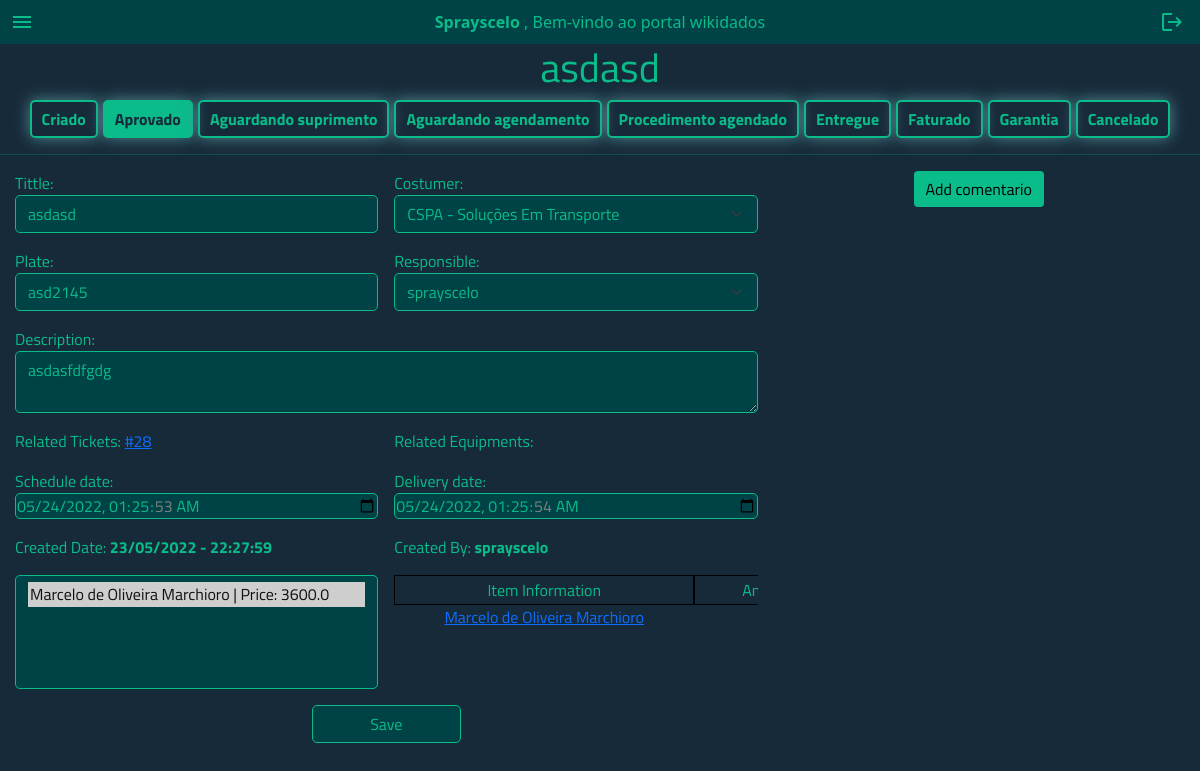
Screenshot of /serviceOrder/3 (signed in) with the database file from the repository.
### FinalProject/models.py (models this page shows, shortened)
class User(AbstractUser):
    costumer = models.ForeignKey(Costumer, on_delete=models.CASCADE, default="", blank=True, null=True)

class serviceOrder(models.Model):
    tittle = models.CharField(max_length=30, default="")
    status = models.CharField(choices=statusOsChoices, max_length=50, default="")
    description = models.TextField(blank=True)
    costumer = models.ForeignKey(Costumer, on_delete=models.CASCADE)
    plate = models.CharField(max_length=8, default="")
    responsible = models.ForeignKey(User, on_delete=models.CASCADE, related_name="osResponsible")
    createDate = models.DateTimeField(auto_now_add=True)
    createdBy = models.ForeignKey(User, on_delete=models.CASCADE, related_name="osCreator")
    schedule = models.DateTimeField(blank=True, null=True)
    deliveryDate = models.DateTimeField(blank=True, null=True)
    product = models.ForeignKey(Product, on_delete=models.CASCADE)
    relatedTicket = models.ManyToManyField(Ticket, related_name="ticketRelated")
    relatedService = models.ManyToManyField(Service, related_name="serviceRelated")
    relatedEquipment = models.ManyToManyField(Equipment, blank=True, related_name="equipmentRelated")
    comments = models.ManyToManyField(Comment, default="", blank=True, related_name="relatedServiceOrder")

class Costumer(models.Model):
    type = models.CharField(max_length=255, choices=costumerTypeChoices)
    name = models.CharField(max_length=255, blank=False)
    priority = models.CharField(choices=priorityChoices, default=1, max_length=1)
    phone = models.CharField(max_length=11, blank=True, null=True)
    CNPJ = models.CharField(blank=False, max_length=14, unique=True)
    email = models.EmailField(max_length=255, blank=False, unique=True)
    createDate = models.DateField(auto_now_add=True)
    state = models.CharField(max_length=50, default="")
    city = models.CharField(max_length=50, default="")
    address = models.CharField(max_length=50, default="")
    zCode = models.CharField(max_length=8, default="")

class Ticket(models.Model):
    tittle = models.CharField(max_length=30, default="")
    priority = models.CharField(choices=priorityChoices, max_length=1)
    group = models.CharField(max_length=255, choices=ticketGroup, default="Support")
    status = models.CharField(max_length=255,choices=ticketStatusChoices, default="Open")
    description = models.TextField(blank=False)
    costumer = models.ForeignKey(Costumer, on_delete=models.CASCADE, related_name="ticketCostumer")
    plate = models.CharField(max_length=8, default="")
    responsible = models.ForeignKey(User, on_delete=models.CASCADE, related_name="ticketResponsible", null=True, blank=True)
    createDate = models.DateTimeField(auto_now_add=True)
    createdBy = models.ForeignKey(User, on_delete=models.CASCADE, related_name="ticketCreator")
    endDate = models.DateTimeField(blank=True, null=True)
    analyzedIten = models.CharField(choices=AnalyzedItens, max_length=255, default="")
    actionMade = models.CharField(choices=ActionMade, max_length=255, default="")
    plataform = models.CharField(choices=Plataform, max_length=255, default="")
    solution = models.TextField(default="")
    score = models.IntegerField(default=0)
    document = models.FileField(null=True, blank=True, upload_to=f'ticket/')
    comments = models.ManyToManyField(Comment, default="", blank=True, related_name="relatedTicket")

class Service(models.Model):
    name = models.CharField(max_length=50, default="")
    status = models.CharField(max_length=50, choices=serviceStatus)
    categorie = models.CharField(max_length=50, choices=serviceCategories)
    price = models.FloatField()
    description = models.TextField(default="")
    createdBy = models.ForeignKey(User, on_delete=models.CASCADE)
    createdDate = models.DateTimeField(auto_now_add=True)
    comments = models.ManyToManyField(Comment, default="", blank=True, related_name="relatedServices")

### FinalProject/views.py (the view, shortened to what this page needs)
def serviceOrdersDetails(request, serviceOrderID):
   serviceOrderDetails = serviceOrder.objects.get(id=serviceOrderID)
   newComment(request, serviceOrderID, serviceOrder)
   if request.method == "PUT":
      data = json.loads(request.body)
      serviceOrder.objects.filter(id=serviceOrderID).update(status=data["newStatus"])
   return render(request,"final/serviceOrder.html", {
      "serviceOrdersDetails": serviceOrderDetails,
      "serviceOrdersStatusChoices": statusOsChoices,
      "allCostumers": Costumer.objects.all(),
      "users": Users,
      "allServices": [svc for svc in Service.objects.all()]
   })

### FinalProject/views.py (called while the page is built)
def newComment(request, moduleID, module):
   if "commentContent" in request.POST:
         newComment = Comment(user=request.user, content=request.POST.get("commentContent", False))
         newComment.save()
         CommentLink = module.objects.get(id=moduleID)
         CommentLink.comments.add(newComment)
         CommentLink.save()

### FinalProject/templates/final/serviceOrder.html (shortened to what this page needs)
{%extends "final/layout.html" %}
{% load static %}
{%block serviceOrder %}
{% if allServiceOrders %}
<h1 class="text-center"> Service Orders</h1>
<div>
    <div id="serviceOrderHeader">
        <span> ID </span>
        <span> Tittle </span>
        <span> Status </span>
        <span> Costumer </span>
        <span> Plate </span>
        <span> CreateDate </span>
        <span> Schedule </span>
    </div>
    {% for so in allServiceOrders %}
    <div id="allServiceOrder">
        <a href="{% url 'serviceOrdersDetails' so.id %}" class="btn btn-light">
            <span>{{ so.id }}</span>
            <span>{{ so.tittle }}</span>
            <span>{{ so.status }}</span>
            <span>{{ so.costumer.name }}</span>
            <span>{{ so.plate }}</span>
            <span>{{ so.createDate|date:"d/m/Y - H:i:s" }}</span>
            <span>{{ so.schedule|date:"d/m/Y - H:i:s" }}</span>
        </a>
    </div>
    {%endfor%}
</div>
{% elif serviceOrdersDetails %}
<div data-pageID="serviceOrdersDetails.id" id="mainServiceOrderContainer">
    <div class="text-center">
        <h1> {{ serviceOrdersDetails.tittle }}</h1>
    </div>
    <div class="text-center " id="serviceOrdersStatusContainer">
        {% for status in serviceOrdersStatusChoices%}
            <button type="button" data-status="{{ serviceOrdersDetails.status }}" name="serviceOrderDetailsStatus" id="serviceOrderDetailsStatus" class="neonButton">{{ status.0 }}</button>
        {% endfor %}
    </div>
    <hr>
    <div id="serviceOrderDetailsContainer">
        <div id="ServiceOrdersForm">
            <form action="{% url 'serviceOrdersDetails' serviceOrdersDetails.id %}" method="POST" >
                <label for="">Tittle:
                    <input class="form-control" type="text" name="serviceOrderDetailsTittle" value="{{serviceOrdersDetails.tittle }}" id="">
                </label>
                <label for=""> Costumer:
                    <select class="form-select" name="serviceOrderDetailsCostumer" id="">
                        {% for costumer in allCostumers %}
                        <option value="{{ costumer.id }}"
                        {% if costumer.name == serviceOrdersDetails.costumer.name %} selected {% endif%}>
                        {{ costumer.name }}
                        </option>
                    {% endfor %}
                </select>
            </label>
            <label for="serviceOrderDetailsPlate">Plate:
                <input class="form-control" type="text" name="serviceOrderDetailsPlate" id="serviceOrderDetailsPlate" value="{{ serviceOrdersDetails.plate }}">
            </label>
            <label id="serviceOrderDetailsDescription" for="serviceOrderDetailsDescription">Description:
                <textarea class="form-control" name="serviceOrderDetailsDescription" id="serviceOrderDetailsDescription" cols="" rows="2">{{ serviceOrdersDetails.description }}</textarea>
            </label>
            <label for=""> Responsible:
                    <select class="form-select" name="serviceOrderDetailsResponsible" id="">
                        {% for responsible in users %}
                        <option value="{{ responsible.id }}"
                            {% if responsible.username in serviceOrdersDetails.responsible.username %}selected{% endif %}>
                                {{ responsible.username }}
                        </option>
                        {% endfor%}
                    </select>
                </label>
                <label for=""> Related Tickets:
                    {% for relatedTickets in serviceOrdersDetails.relatedTicket.all%}
                        <a href="">#{{ relatedTickets.id }}</a>
                    {% endfor%}
                </label>
                <label for="">Related Equipments:
                </label>
                <label  id="serviceOrderDetailsSchedule" for="">
                    Schedule date:
                    <input type="datetime-local" name="serviceOrderDetailsSchedule" value="{{ serviceOrdersDetails.schedule|date:'Y-m-d' }}T{{ serviceOrdersDetails.schedule|time:'H:i:s' }}">
                </label>
                <label for="">Delivery date:
                    <input type="datetime-local" name="serviceOrderDetailsDelivery" id="" value="{{ serviceOrdersDetails.deliveryDate|date:'Y-m-d' }}T{{ serviceOrdersDetails.deliveryDate|time:'H:i:s' }}">
                </label>
                <label for="">Created Date:
                    <strong> {{ serviceOrdersDetails.createDate|date:"d/m/Y - H:i:s" }} </strong>
                </label>
                <label for="">
                    Created By:
                    <strong> {{ serviceOrdersDetails.createdBy }} </strong>
                </label>
                <label id="serviceContents" for="">
                    <select class="form-select" multiple name="serviceContentSelected" id="SelectedServices">
                        {% for service in allServices %}
                        <option value="{{ service.id }}"
                        {% if service in serviceOrdersDetails.relatedService.all%} selected {% endif %}>
                        {{ service.name }} | Price: {{ service.price }}
                        </option>
                        {% endfor %}
                    </select>
                </label>
                <div id="serviceExibition">
                    <div class="text-center" id="serviceExibitionColum">
                        <span id="serviceExibitionColumInformation">Item Information</span>
                        <span>Amount</span>
                    </div>
                    {% for exibition in serviceOrdersDetails.relatedService.all %}
                    <div class="text-center" id="serviceExibitionItems">
                        <a href="" id="serviceExbitionName">{{ exibition.name }}</a>
                        <span>1</span>
                    </div>
                    {% endfor %}
                </div>
                <div id="saveButtonContainer" class="text-center">
                    <input class="btn btn-warning" type="submit" name="serviceOrderSave" id="saveButton" value="Save">
                </div>
            </form>
        </div>
        <div class="text-center">
            <button onclick="adicionarComentario(this)" id="adicionarComentario" class="btn btn-warning form-control">Add comentario</button>
        </div>
</div>
{% endif%}
<link rel="stylesheet" href="{% static 'serviceOrder.css' %}">
{%endblock%}

### FinalProject/templates/final/layout.html (shortened to what this page needs)
{%load static%}
<!DOCTYPE html>
<html lang="en">
<head>
    <link rel="stylesheet" href="{% static 'style.css' %}">
    <link href="https://cdn.jsdelivr.net/npm/bootstrap@5.1.3/dist/css/bootstrap.min.css" rel="stylesheet">
</head>
<body>
    <header id="mainHeader">
        <span data-status="closed" onclick="transition()" class="material-icons menu-icon"> menu </span>
        <span class="text-center"> <strong> {{ request.user|capfirst }} </strong>, Bem-vindo ao portal wikidados</span>
        <a href="{% url 'logout' %}"><span class="material-icons logout"> logout </span> </a>
    </header>
    <div id="LayoutContainer">
        {% block serviceOrder %}
        {% endblock %}
    </div>
</body>
</html>

### FinalProject/static/style.css (style rules this page uses)
:root { --cabecalho: #004346; --fundo: #172a3a; --letras: #09bc8a; --opacidade: 0 }
body, html { height: 100%; position: relative; }
#LayoutContainer { height: 100%; color: var(--letras); background-color: var(--fundo); font-family: 'Dongle', sans-serif; font-family: 'Nunito Sans', sans-serif; font-family: 'Playfair Display', serif; font-family: 'Titillium Web', sans-serif; }
#mainHeader { background-color: #004346; display: grid; grid-template-columns: 50px 1fr 50px; white-space: nowrap; }
.logout { text-decoration: none; text-align: end; }
header span { color: #09bc8a; position: relative; margin: 10px; }
.menu-icon { z-index: 2; width: max-content; cursor: pointer; }
.neonButton { color: var(--letras); background-color: transparent; padding: 5px 10px 5px 10px; font-weight: bold; border-radius: 5px; box-shadow: 0px 0px 1em 0 hsla(187, 29%, 44%, 1); border: solid 2px #09bc8a; position: relative; }
.neonButton::after { content: ''; background-color: var(--letras); position: absolute; bottom: 0; left: 0; width: 100%; height: 100%; transform: translateY(110%) perspective(1em) rotateX(40deg) scale(1, 0.30); filter: blur(1em); transition: filter 350ms ease-in-out; opacity: var(--opacidade); }
#adicionarComentario { height: fit-content; width: fit-content; vertical-align: top; background-color: var(--letras); border: none; }

### FinalProject/static/serviceOrder.css (style rules this page uses)
#serviceOrdersStatusContainer { display: flex; gap: 5px; flex-wrap: wrap; flex-grow: 1; place-items: center; justify-content: center; }
#ServiceOrdersForm form { display: grid; grid-template-columns: repeat(2, minmax(150px, 1fr)); place-items: center; gap: 1rem; }
#ServiceOrdersForm form * { width: 100%; }
#serviceOrderDetailsDescription { grid-row: 3/5; grid-column: 1/-1; }
#serviceOrderDetailsContainer { display: grid; margin: 15px; gap: 15px; grid-template-columns: 1.8fr 1fr; }
#serviceOrderDetailsContainer input, #serviceOrderDetailsContainer select, #serviceOrderDetailsContainer textarea { background-color: var(--cabecalho); color: var(--letra); border: solid .5px ; border-radius: 5px; }
#serviceContents { display: grid; grid-column: 1/2; place-items: center; }
#serviceExibition { position: relative; height: 100%; width: 100%; overflow: auto; }
#serviceExibitionColum, #serviceExibitionItems { display: grid; grid-template-columns: repeat(4, minmax(150px, 1fr)); width: 100%; }
#serviceExibitionColum span { border:black solid 1px; padding: 2px; }
#serviceExibitionColumInformation,#serviceExbitionName { grid-column: 1/3; }
#serviceExibitionItems span { white-space: nowrap; text-overflow: ellipsis; }
#saveButtonContainer { grid-column: -1/1; width: 100%; }
#saveButtonContainer input { max-width: 20%; }

### rows the page displays
User: user "Sprayscelo"
serviceOrder: tittle "asdasd", serviceOrderDetailsTittle "asdasd", serviceOrderDetailsCostumer "CSPA - Soluções Em Transporte", serviceOrderDetailsPlate "asd2145", serviceOrderDetailsDescription "asdasfdfgdg", serviceOrderDetailsResponsible "sprayscelo", serviceOrderDetailsSchedule "05/24/2022 01:25:53", serviceOrderDetailsDelivery "05/24/2022 01:25:54", createDate "23/05/2022 - 22:27:59", createdBy "sprayscelo", serviceContentSelected "Marcelo de Oliveira Marchioro | Price: 3600.0 ☑"
Ticket: id "28"
Service: name "Marcelo de Oliveira Marchioro"

### other values shown
{{ status.0 }} "Criado" "Aprovado" "Aguardando suprimento" "Aguardando agendamento" "Procedimento agendado" "Entregue" "Faturado" "Garantia" "Cancelado"
